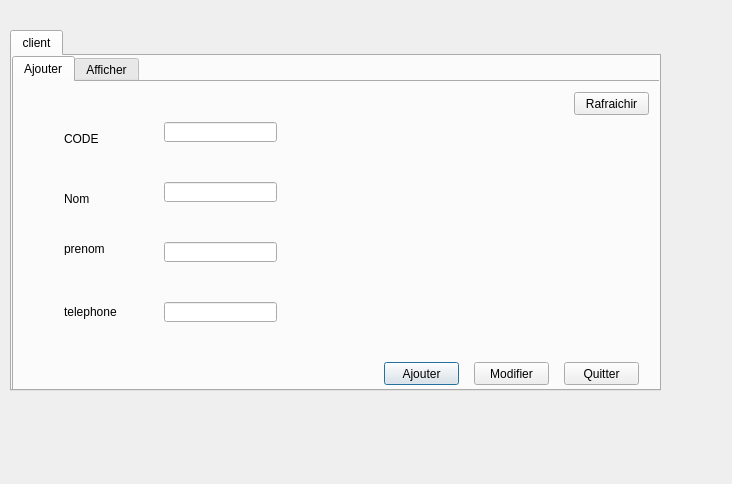
<?xml version="1.0" encoding="UTF-8"?>
<ui version="4.0">
 <class>Dialog</class>
 <widget class="QDialog" name="Dialog">
  <property name="geometry">
   <rect>
    <x>0</x>
    <y>0</y>
    <width>732</width>
    <height>484</height>
   </rect>
  </property>
  <property name="windowTitle">
   <string>Dialog</string>
  </property>
  <widget class="QTabWidget" name="tabWidget">
   <property name="geometry">
    <rect>
     <x>10</x>
     <y>30</y>
     <width>651</width>
     <height>361</height>
    </rect>
   </property>
   <property name="currentIndex">
    <number>0</number>
   </property>
   <widget class="QWidget" name="tab">
    <attribute name="title">
     <string>client</string>
    </attribute>
    <widget class="QTabWidget" name="tabWidget_2">
     <property name="geometry">
      <rect>
       <x>0</x>
       <y>0</y>
       <width>651</width>
       <height>341</height>
      </rect>
     </property>
     <property name="currentIndex">
      <number>0</number>
     </property>
     <widget class="QWidget" name="tab_ajouter_emp">
      <attribute name="title">
       <string>Ajouter</string>
      </attribute>
      <widget class="QLabel" name="label_id_c">
       <property name="geometry">
        <rect>
         <x>50</x>
         <y>50</y>
         <width>47</width>
         <height>13</height>
        </rect>
       </property>
       <property name="text">
        <string>CODE</string>
       </property>
      </widget>
      <widget class="QLabel" name="label_cin_c">
       <property name="geometry">
        <rect>
         <x>50</x>
         <y>110</y>
         <width>47</width>
         <height>13</height>
        </rect>
       </property>
       <property name="text">
        <string>Nom</string>
       </property>
      </widget>
      <widget class="QLabel" name="label_nom_c">
       <property name="geometry">
        <rect>
         <x>50</x>
         <y>160</y>
         <width>47</width>
         <height>13</height>
        </rect>
       </property>
       <property name="text">
        <string>prenom</string>
       </property>
      </widget>
      <widget class="QLineEdit" name="lineEdit_code">
       <property name="geometry">
        <rect>
         <x>150</x>
         <y>40</y>
         <width>113</width>
         <height>20</height>
        </rect>
       </property>
      </widget>
      <widget class="QLineEdit" name="lineEdit_nom">
       <property name="geometry">
        <rect>
         <x>150</x>
         <y>100</y>
         <width>113</width>
         <height>20</height>
        </rect>
       </property>
      </widget>
      <widget class="QLineEdit" name="lineEdit_prenom">
       <property name="geometry">
        <rect>
         <x>150</x>
         <y>160</y>
         <width>113</width>
         <height>20</height>
        </rect>
       </property>
      </widget>
      <widget class="QPushButton" name="pushButton_ajouter_E">
       <property name="geometry">
        <rect>
         <x>370</x>
         <y>280</y>
         <width>75</width>
         <height>23</height>
        </rect>
       </property>
       <property name="text">
        <string>Ajouter</string>
       </property>
      </widget>
      <widget class="QPushButton" name="pushButton_quitter">
       <property name="geometry">
        <rect>
         <x>550</x>
         <y>280</y>
         <width>75</width>
         <height>23</height>
        </rect>
       </property>
       <property name="text">
        <string>Quitter</string>
       </property>
      </widget>
      <widget class="QPushButton" name="pushButton_modifier_E">
       <property name="geometry">
        <rect>
         <x>460</x>
         <y>280</y>
         <width>75</width>
         <height>23</height>
        </rect>
       </property>
       <property name="text">
        <string>Modifier</string>
       </property>
      </widget>
      <widget class="QPushButton" name="pushButton_rafraichir_E">
       <property name="geometry">
        <rect>
         <x>560</x>
         <y>10</y>
         <width>75</width>
         <height>23</height>
        </rect>
       </property>
       <property name="text">
        <string>Rafraichir</string>
       </property>
      </widget>
      <widget class="QLabel" name="label_2">
       <property name="geometry">
        <rect>
         <x>50</x>
         <y>220</y>
         <width>61</width>
         <height>20</height>
        </rect>
       </property>
       <property name="text">
        <string>telephone</string>
       </property>
      </widget>
      <widget class="QLineEdit" name="lineEdit_telephone">
       <property name="geometry">
        <rect>
         <x>150</x>
         <y>220</y>
         <width>113</width>
         <height>20</height>
        </rect>
       </property>
      </widget>
     </widget>
     <widget class="QWidget" name="tab_afficher_emp">
      <attribute name="title">
       <string>Afficher</string>
      </attribute>
      <widget class="QTableView" name="tableView">
       <property name="geometry">
        <rect>
         <x>10</x>
         <y>40</y>
         <width>531</width>
         <height>231</height>
        </rect>
       </property>
      </widget>
      <widget class="QPushButton" name="pushButton_supprimer_E">
       <property name="geometry">
        <rect>
         <x>560</x>
         <y>40</y>
         <width>75</width>
         <height>23</height>
        </rect>
       </property>
       <property name="text">
        <string>Supprimer</string>
       </property>
      </widget>
      <widget class="QPushButton" name="pushButton_rafraichir">
       <property name="geometry">
        <rect>
         <x>560</x>
         <y>10</y>
         <width>75</width>
         <height>23</height>
        </rect>
       </property>
       <property name="text">
        <string>Rafraichir</string>
       </property>
      </widget>
      <widget class="QPushButton" name="pushButton_2_quitter">
       <property name="geometry">
        <rect>
         <x>560</x>
         <y>280</y>
         <width>75</width>
         <height>23</height>
        </rect>
       </property>
       <property name="text">
        <string>Quitter</string>
       </property>
      </widget>
      <widget class="QPushButton" name="pushButton_tri_codee">
       <property name="geometry">
        <rect>
         <x>10</x>
         <y>10</y>
         <width>75</width>
         <height>23</height>
        </rect>
       </property>
       <property name="text">
        <string>Tri code</string>
       </property>
      </widget>
      <widget class="QPushButton" name="pushButton_tri_nom">
       <property name="geometry">
        <rect>
         <x>100</x>
         <y>10</y>
         <width>75</width>
         <height>23</height>
        </rect>
       </property>
       <property name="text">
        <string>Tri nom</string>
       </property>
      </widget>
      <widget class="QPushButton" name="pushButton_tri_prenom">
       <property name="geometry">
        <rect>
         <x>190</x>
         <y>10</y>
         <width>81</width>
         <height>23</height>
        </rect>
       </property>
       <property name="text">
        <string>Tri prenom</string>
       </property>
      </widget>
      <widget class="QLineEdit" name="lineEdit_chercher_code">
       <property name="geometry">
        <rect>
         <x>10</x>
         <y>280</y>
         <width>113</width>
         <height>20</height>
        </rect>
       </property>
      </widget>
      <widget class="QLineEdit" name="lineEdit_chercher_telephone">
       <property name="geometry">
        <rect>
         <x>260</x>
         <y>280</y>
         <width>113</width>
         <height>20</height>
        </rect>
       </property>
      </widget>
      <widget class="QPushButton" name="pushButton_chercher_code">
       <property name="geometry">
        <rect>
         <x>140</x>
         <y>280</y>
         <width>91</width>
         <height>23</height>
        </rect>
       </property>
       <property name="text">
        <string>Chercher code</string>
       </property>
      </widget>
      <widget class="QPushButton" name="pushButton_chercher_telephone">
       <property name="geometry">
        <rect>
         <x>390</x>
         <y>280</y>
         <width>111</width>
         <height>23</height>
        </rect>
       </property>
       <property name="text">
        <string>Chercher telephone</string>
       </property>
      </widget>
     </widget>
    </widget>
   </widget>
  </widget>
 </widget>
 <resources/>
 <connections/>
</ui>
